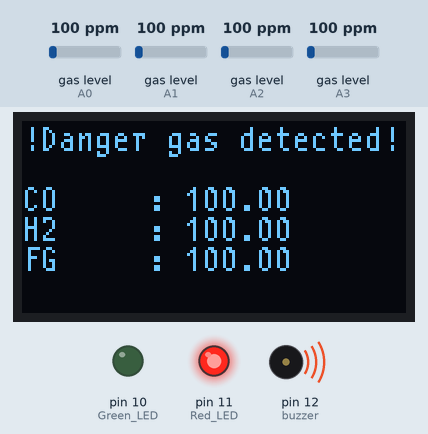
Simulated run of this sketch. Board: Arduino Uno, built with avr-gcc and run on an emulated ATmega328P. Shown: 128×64 one-colour display, output pins drawn as LEDs (lit = HIGH), buzzer (waves = sounding). The test bench sets the inputs (shaded band); at power-on: gas level (sensors on A1, A2, A3, A0) 100 ppm. What the sketch prints to the serial monitor is not drawn.

Above: at 5.9 s.
6.0 s: gas level (sensor on A1) set to 53 ppm
At 11.3 s:
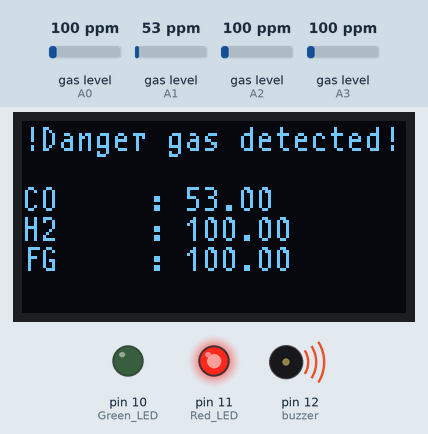
12.1 s: gas level (sensor on A1) set to 45 ppm
At 16.8 s:
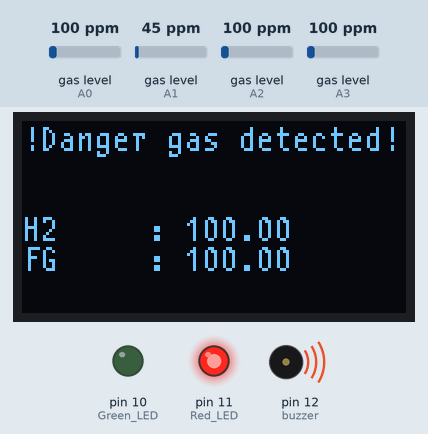
18.2 s: gas level (sensor on A2) set to 53 ppm
At 21.1 s:
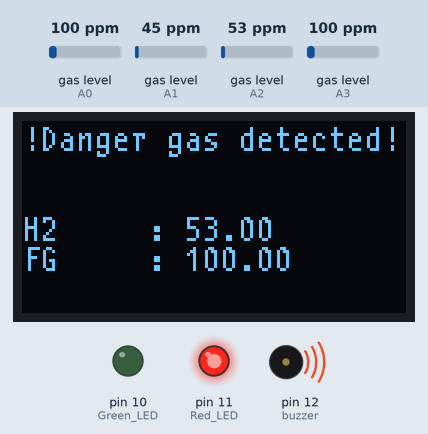
24.3 s: gas level (sensor on A2) set to 45 ppm
At 26.2 s:
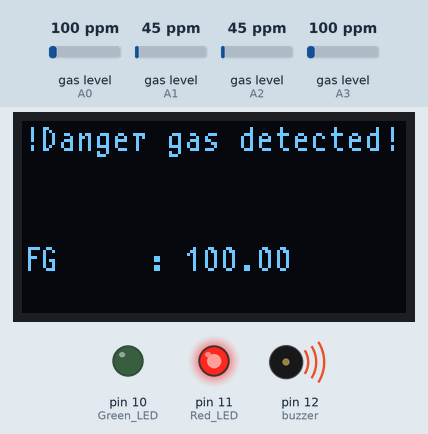
30.4 s: gas level (sensor on A3) set to 23 ppm
At 31.2 s:
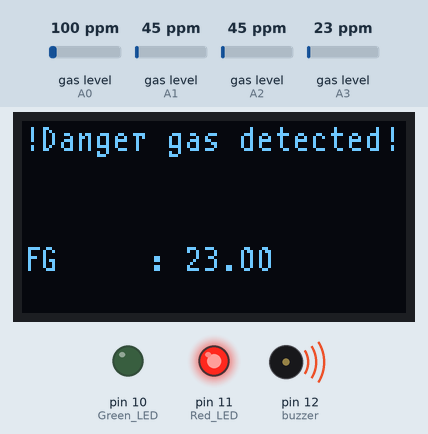
36.5 s: gas level (sensor on A3) set to 18 ppm
At 42.0 s:
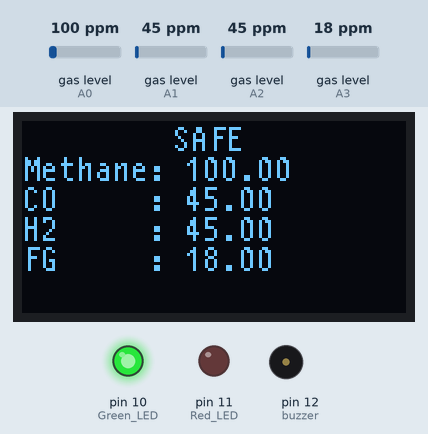
Timing chart, 0 to 43.5 s (numbered marks = the images above; inputs shaded):
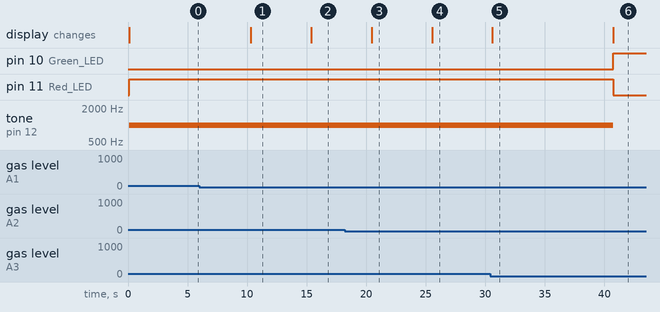

Measured:
- the behaviour switches between 51 and 50 ppm on gas level (sensor on A1) (found by bisection; images 1 and 2)
- the behaviour switches between 51 and 50 ppm on gas level (sensor on A2) (found by bisection; images 3 and 4)
- the behaviour switches between 21 and 20 ppm on gas level (sensor on A3) (found by bisection; images 5 and 6)
- after the input at 6.0 s, the display: changes after 4.3 s (image 1)
- after the input at 12.1 s, the display: changes after 3.3 s (image 2)
- after the input at 18.2 s, the display: changes after 2.3 s (image 3)
- after the input at 24.3 s, the display: changes after 1.2 s (image 4)
- after the input at 30.4 s, the display: changes after 0.20 s (image 5)
- after the input at 36.5 s, pin 10 (Green_LED): LOW → HIGH after 4.3 s; pin 11 (Red_LED): HIGH → LOW after 4.3 s; tone on pin 12 (buzzer): 1000 Hz → silent after 4.3 s; the display: changes after 4.3 s (image 6)

The sketch:

gas-1.ino
```cpp
#include<Wire.h>
#include  <MQUnifiedsensor.h>
#include <U8g2lib.h>
U8G2_SH1106_128X64_NONAME_F_HW_I2C u8g2(U8G2_R0);

#define         Board                   ("Arduino UNO")
#define         Pin4                     (A0)
#define         Pin7                     (A1)
#define         Pin8                     (A2)
#define         Pin9                     (A3)

#define         RatioMQ4CleanAir          (4.4)
#define         RatioMQ7CleanAir          (27.5)
#define         RatioMQ8CleanAir          (70)
#define         RatioMQ9CleanAir          (9.6)
#define         ADC_Bit_Resolution        (10)
#define         Voltage_Resolution        (5)
#define         Type                      ("Arduino UNO")
//Declare sensor
MQUnifiedsensor MQ4(Board, Voltage_Resolution,  ADC_Bit_Resolution, Pin4, Type);
MQUnifiedsensor MQ7(Board, Voltage_Resolution,  ADC_Bit_Resolution, Pin7, Type);
MQUnifiedsensor MQ8(Board, Voltage_Resolution,  ADC_Bit_Resolution, Pin8, Type);
MQUnifiedsensor MQ9(Board, Voltage_Resolution,  ADC_Bit_Resolution, Pin9, Type);

int buzzer = 12;
#define Red_LED 11
#define Green_LED 10

float CH4;
float CO;
float H2;
float FG;

String ch4;
String co;
String h2;
String fg;

void setup(){
  Serial.begin(9600);
  //Initialize mq sensor, set R0
  MQ4.init();
  MQ4.setRegressionMethod(1);
  MQ4.setR0(3.19);
  MQ7.init();
  MQ7.setRegressionMethod(1);
  MQ7.setR0(0.46);
  MQ8.init();
  MQ8.setRegressionMethod(1);
  MQ8.setR0(0.24);
  MQ9.init();
  MQ9.setRegressionMethod(1);
  MQ9.setR0(0.99);

  //Calibrate the R0 value of the sensor
  // Serial.print("Calibrating  please wait.");
  // float  MQ4calcR0 = 0,
  //        MQ7calcR0 = 0,
  //        MQ8calcR0 = 0,
  //        MQ9calcR0  = 0;
  // for (int i = 1; i <= 10; i ++)
  // {
  //   //Update the voltage lectures
  //   MQ4.update();
  //   MQ7.update();
  //   MQ8.update();
  //   MQ9.update();

  //   MQ4calcR0 += MQ4.calibrate(RatioMQ4CleanAir);
  //   MQ7calcR0 += MQ7.calibrate(RatioMQ7CleanAir);
  //   MQ8calcR0 += MQ8.calibrate(RatioMQ8CleanAir);
  //   MQ9calcR0 += MQ9.calibrate(RatioMQ9CleanAir);
  //   Serial.print(".");
  // }
  // MQ4.setR0(MQ4calcR0 / 10);
  // MQ7.setR0(MQ7calcR0 / 10);
  // MQ8.setR0(MQ8calcR0 / 10);
  // MQ9.setR0(MQ9calcR0  / 10);
  // Serial.println("  done!.");

  // Serial.print("(MQ4 - MQ9):");
  // Serial.print(MQ4calcR0  / 10); Serial.print(" | ");
  // Serial.print(MQ7calcR0 / 10); Serial.print(" | ");
  // Serial.print(MQ8calcR0  / 10); Serial.print(" | ");
  // Serial.print(MQ9calcR0 / 10); Serial.println("  |");

  //Initialize oled
  u8g2.begin();
  u8g2.setFont(u8g2_font_t0_11_tf);
  pinMode(buzzer,OUTPUT);
  pinMode(Red_LED,OUTPUT);
  pinMode(Green_LED,OUTPUT);


}

void loop() {
  MQ4.update();
  MQ7.update();
  MQ8.update();
  MQ9.update();
  //Set up the exponential equation for the gas, the A and B values are PPM = A*ratio^B
  MQ4.setA(1012.7); MQ4.setB(-2.786);
  CH4 = MQ4.readSensor();
  MQ7.setA(99.042);  MQ7.setB(-1.518);
  CO = MQ7.readSensor();
  MQ8.setA(976.97);  MQ8.setB(-0.688);
  H2 = MQ8.readSensor();
  MQ9.setA(1000.5);  MQ9.setB(-2.186);
  FG = MQ9.readSensor();

  //Display values on the monitor
  Serial.print("Methane:  "); Serial.println(CH4);
  Serial.print("CO:       "); Serial.println(CO);
  Serial.print("H2:       "); Serial.println(H2);
  Serial.print("FG:       "); Serial.println(FG);

  ch4="Methane: " + String(CH4);
  co="CO     : " + String(CO);
  h2="H2     : " + String(H2);
  fg="FG     : " + String(FG);

  //Determination of security alarm，Start the LED light and buzzer
  if(CH4>1000||CO>50||H2>50||FG>20){
    detection();
    digitalWrite(Red_LED,HIGH);
    digitalWrite(Green_LED,LOW);
    tone(buzzer, 1000);
  }else{
    u8g2.clearBuffer();
    u8g2.drawStr(50,10,"SAFE");
    u8g2.drawStr(0,20,ch4.c_str());
    u8g2.drawStr(0,30,co.c_str());
    u8g2.drawStr(0,40,h2.c_str());
    u8g2.drawStr(0,50,fg.c_str());
    u8g2.sendBuffer();
    digitalWrite(Red_LED,LOW);
    digitalWrite(Green_LED,HIGH);
    noTone(buzzer);
  }
  delay(5000);
}

//Determination of security alarm，displayed on oled screen
void detection(){
    u8g2.clearBuffer();
    u8g2.drawStr(0,10,"!Danger gas detected!");
    if(CH4>1000){
      u8g2.drawStr(0,20,ch4.c_str());
    }
    if(CO>50){
      u8g2.drawStr(0,30,co.c_str());
    }
    if(H2>50){
      u8g2.drawStr(0,40,h2.c_str());
    }
    if(FG>20){
      u8g2.drawStr(0,50,fg.c_str());
    }
    u8g2.sendBuffer();
}
```
